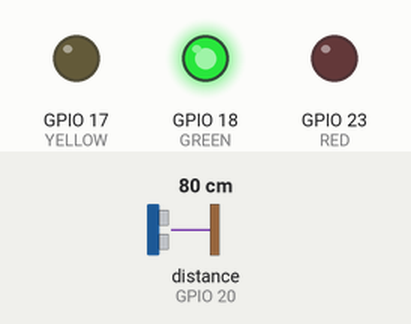
Recording of a program running on a simulated Raspberry Pi (BCM pin numbers). Parts: output pins drawn as LEDs (lit = HIGH). The inputs (shaded band) are chosen by the test bench; at power-on: distance to the obstacle (sensor on GPIO 20) 80 cm. The echo pulse lasts 58.3 µs per cm; the clock reads 2024-03-15 10:24:30 at power-on unless the program sets it; pins used as bus, display or sensor lines are not drawn. At 10.0 s the program stops and its outputs stay as they are.

Above: at 0.1 s.
At 10.1 s:
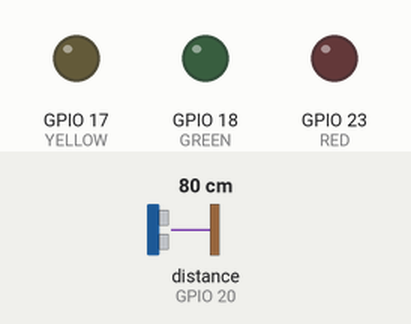
Timing chart, 0 to 11.5 s (numbered marks = the images above):
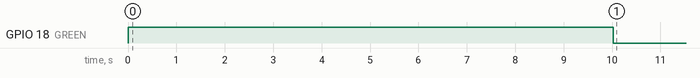

The program:

distance_indication_light.py
```python
#The objective is to use distance sensor to calculate distance
#Use Led lights to indicate distance as output
# Distance > 50 use Green Light
# 10 <= Distance <= 50 Yellow Light
# Distance < 10 Red Light

#Pin Structure
#GPIO-18 for Green
#GPIO-17 for Yellow
#GPIO-23 for Red
#Sensor TRIGGER - 21
#Sensor ECHO - 20

import RPi.GPIO as GPIO
import time

GPIO.setmode(GPIO.BCM)

TRIG = 21
ECHO = 20
GREEN = 18
YELLOW = 17
RED = 23
count=0

GPIO.setup(TRIG, GPIO.OUT)
GPIO.setup(ECHO, GPIO.IN)
GPIO.setup(GREEN, GPIO.OUT)
GPIO.setup(YELLOW, GPIO.OUT)
GPIO.setup(RED, GPIO.OUT)


#function to calculate distance in cm
def calculate_distance(end,start):
    sig_time = end-start

    #cm distance calculation
    distance = sig_time/0.000058

    return round(distance,2)

while count<5:

    GPIO.output(TRIG, True)
    time.sleep(0.0001)
    GPIO.output(TRIG, False)

    while GPIO.input(ECHO) == False:
        start = time.time()

    while GPIO.input(ECHO) == True:
        end = time.time()

    d = calculate_distance(end,start)

    if d < 10:
        GPIO.output(RED, GPIO.HIGH)
        time.sleep(2)
        GPIO.output(RED, GPIO.LOW)

    elif d<=50:
        GPIO.output(YELLOW, GPIO.HIGH)
        time.sleep(2)
        GPIO.output(YELLOW, GPIO.LOW)

    elif d>50:
        GPIO.output(GREEN, GPIO.HIGH)
        time.sleep(2)
        GPIO.output(GREEN, GPIO.LOW)

    count+=1

GPIO.cleanup()


    
```
